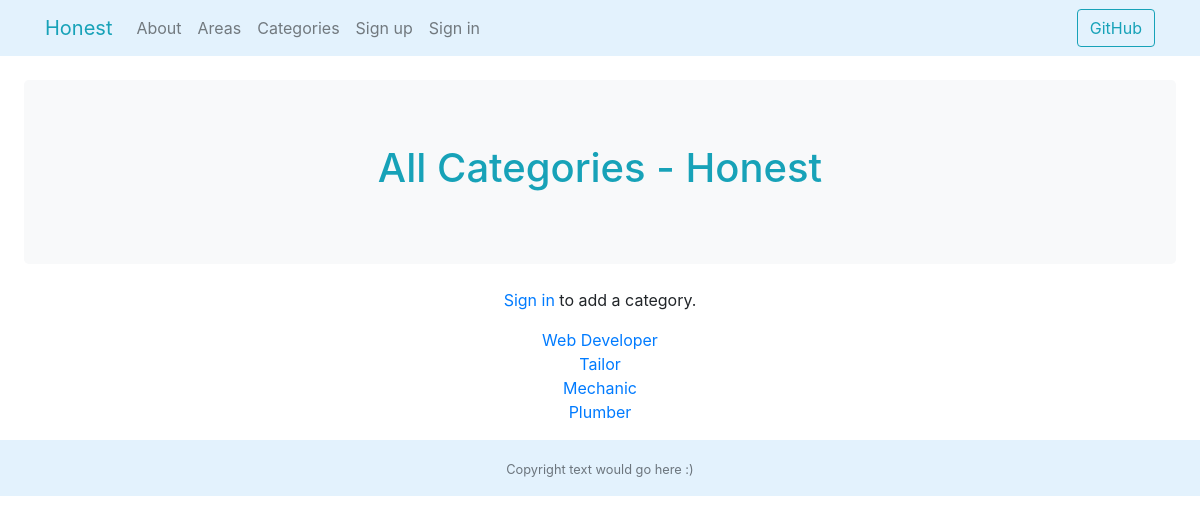
The app's page /honest/category/ with its own data.
### honest/models.py (models this page shows, shortened)
class Category(models.Model):
    category = models.CharField(max_length=100, unique=True, default='General',
                                help_text="Category of Service Provided")
    views = models.IntegerField(default=0)
    slug = models.SlugField()

### honest/views.py (the view)
# urls.py: path('category/', views.all_categories, name='all_categories'),
def all_categories(request):
    categories = Category.objects.all()
    return render(request, 'honest/all_categories.html', {'categories': categories})

### honest/templates/honest/all_categories.html (shortened to what this page needs)
{% extends 'honest/themedbase.html' %}  {% block intro_block %}
<h1 class="text-info text-center">All Categories - Honest</h1>
{% endblock %} {% block body_block %} {% if user.is_authenticated %}
<a class="text-decoration-none" href="{% url 'honest:add_category' %}"
  ><h2 class="text-info text-center">Add a category</h2></a
>
{% else %}
<p class="text-center">
  <a class="text-decoration-none" href="{% url 'honest:login' %}">Sign in</a> to
  add a category.
</p>
{% endif %} {% if categories %}
<ul
  class="
        list-unstyled text-center"
>
  {% for category in categories %}
  <li>
    <a
      class="text-decoration-none"
      href="{% url 'honest:category' category.slug %}"
      >{{category.category}}</a
    >
  </li>
  {% endfor %}
</ul>
{% else %}
<p class="text-center">No categories yet.</p>
{% endif %} {% endblock %}

### records on screen
Category: category "Web Developer"
Category: category "Tailor"
Category: category "Mechanic"
Category: category "Plumber"
